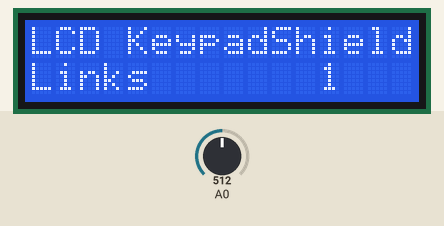
Bench run of a sketch on a simulated Arduino Uno, built with avr-gcc and run on an emulated ATmega328P. Parts: 16×2 character LCD. The inputs (shaded band) are chosen by the test bench; at power-on: A0 = 512. What the sketch prints to the serial monitor is not drawn.

Above: at 1.2 s.
1.3 s: A0 set to 541
4.3 s: A0 set to 568
At 5.8 s:
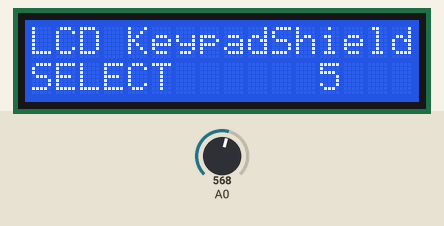
7.3 s: A0 set to 370
At 8.6 s:
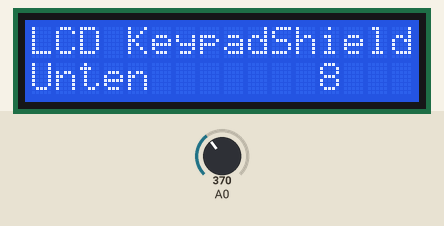
10.3 s: A0 set to 209
12.5 s: A0 set to 186
At 13.4 s:
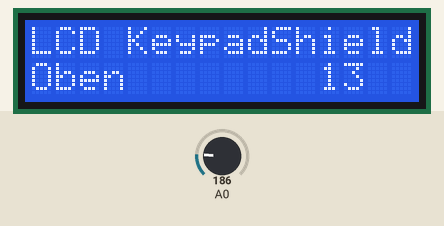
15.5 s: A0 set to 55
17.5 s: A0 set to 47
At 18.7 s:
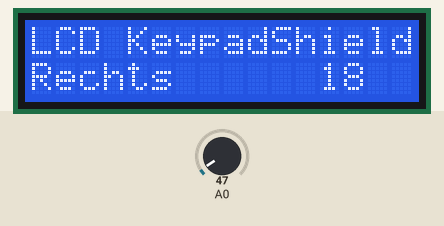
Timing chart, 0 to 20.5 s (numbered marks = the images above; inputs shaded):
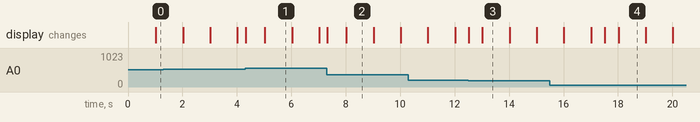

Measured:
- the behaviour switches between 554 and 555 on A0 (found by bisection; images 0 and 1)
- the behaviour switches between 195 and 194 on A0 (found by bisection; images 2 and 3)
- the behaviour switches between 50 and 49 on A0 (found by bisection; images 3 and 4)
- after the input at 4.3 s, the display: first changes at once (image 1 shows a later state)
- after the input at 7.3 s, the display: first changes at once (image 2 shows a later state)
- after the input at 12.5 s, the display: first changes at once (image 3 shows a later state)
- after the input at 17.5 s, the display: first changes at once (image 4 shows a later state)

The sketch:

Kap6_LCDKeypadShield_example.ino
```cpp
#include <LiquidCrystal.h>
// initialize the LCD library by associating any needed LCD interface pin
// with the arduino pin number it is connected to
const int rs = 8, en = 9, d4 = 4, d5 = 5, d6 = 6, d7 = 7;
LiquidCrystal lcd(rs, en, d4, d5, d6, d7);

// Erstellen einiger Variablen
int Taster = 0;
int Analogwert = 0;
#define Tasterrechts 0
#define Tasteroben 1
#define Tasterunten 2
#define Tasterlinks 3
#define Tasterselect 4
#define KeinTaster 5

// Ab hier wird ein neuer Programmblock mit dem Namen "Tasterstatus" erstellt. Hier wird ausschließlich geprüft, welcher Taster gedrückt ist.
int Tasterstatus()   {
  Analogwert = analogRead(A0); // Auslesen der Taster am Analogen Pin A0.
  if (Analogwert > 1000) return KeinTaster;
  if (Analogwert < 50) return Tasterrechts;
  if (Analogwert < 195) return Tasteroben;
  if (Analogwert < 380) return Tasterunten;
  if (Analogwert < 555) return Tasterlinks;
  if (Analogwert < 790) return Tasterselect;
  return KeinTaster; // Ausgabe wenn kein Taster gedrückt wurde.
}
// Hier wird der Programmblock "Tasterstatus" abeschlossen.

void setup()   {
  Serial.begin(9600);
  lcd.begin(16, 2); // Starten der Programmbibliothek.
  lcd.setCursor(0,0); // Angabe des Cursorstartpunktes oben links.
  lcd.print("LCD KeypadShield"); // Ausgabe des Textes "Nachricht".
  }

void loop()   {
  lcd.setCursor(12,1); // Bewegt den Cursor in Zeile 2 (Line0=Zeile1 und Line1=Zeile2) und die Stelle "12".
  lcd.print(millis()/1000); // Zeigt die Sekunden seit Start des Programms in Sekunden an.
  lcd.setCursor(0,1); // Bewegt den Cursor and die Stelle "0" in Zeile 2.

  Taster = Tasterstatus(); //Hier springt der Loop in den oben angegebenen Programmabschnitt "Tasterstatus" und liest dort den gedrückten Taster aus.

  switch (Taster) // Abhängig von der gedrückten Taste wird in dem folgenden switch-case Befehl entschieden, was auf dem LCD angezeigt wird.
  {
  case Tasterrechts: // Wenn die rechte Taste gedrückt wurde...
    {
    lcd.print("Rechts      "); //Erscheint diese Zeile. Die Leerzeichen hinter dem Text sorgen dafür, dass der vorherige Text in der Zeile gelöscht wird.
    Serial.println("Rechts      ");
    break;
    }
  case Tasterlinks:  // Wenn die linke Taste gedrückt wurde...
    {
    lcd.print("Links       ");  //Erscheint diese Zeile... usw...
    Serial.println("Links       ");
    break;
    }
  case Tasteroben:
    {
    lcd.print("Oben        ");
    Serial.println("Oben        ");
    break;
    }
  case Tasterunten:
    {
    lcd.print("Unten       ");
    Serial.println("Unten       ");
    break;
    }
  case Tasterselect:
    {
    lcd.print("SELECT      ");
    Serial.println("SELECT      ");
    break;
    }
  case KeinTaster:
    {
    lcd.print("Keine Taste ");
    Serial.println("Keine Taste ");
    break;
    }
  } //switch-case Befehl beenden
} //Loop beenden
```
